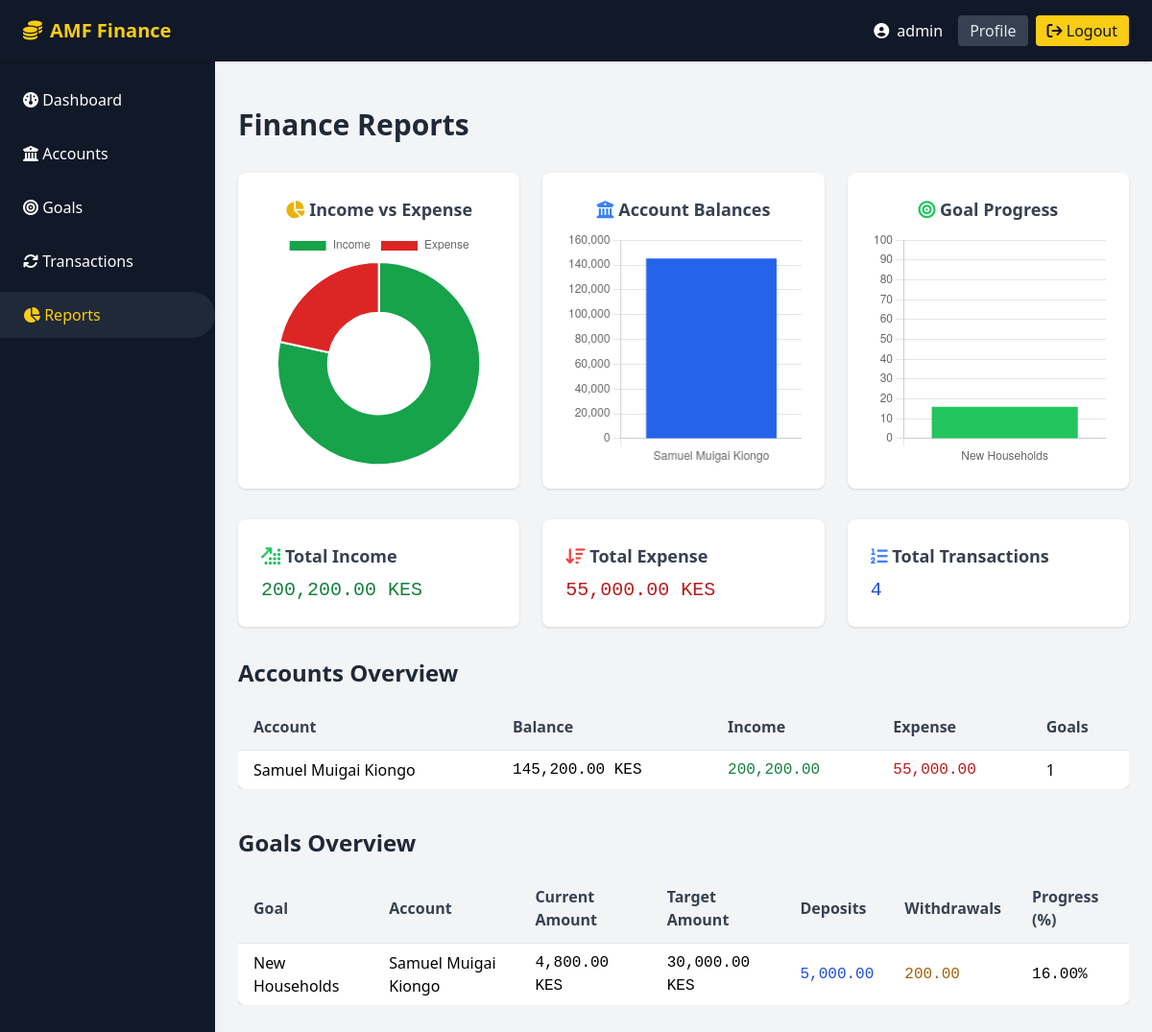
The app's page /reports/ (signed in) with its own data.
### finance/models.py (models this page shows, shortened)
class Account(models.Model):
    user = models.ForeignKey(User, on_delete=models.CASCADE, related_name='accounts')
    name = models.CharField(max_length=100)
    balance = models.DecimalField(max_digits=12, decimal_places=2, default=0)
    created_at = models.DateTimeField(auto_now_add=True)

class Goal(models.Model):
    account = models.ForeignKey(Account, on_delete=models.CASCADE, related_name='goals')
    name = models.CharField(max_length=100)
    target_amount = models.DecimalField(max_digits=12, decimal_places=2)
    current_amount = models.DecimalField(max_digits=12, decimal_places=2, default=0)
    deadline = models.DateField()
    created_at = models.DateTimeField(auto_now_add=True)

### finance/views.py (the view)
# urls.py: path('reports/', views.reports, name='reports'),
@login_required
def reports(request):
    accounts = Account.objects.filter(user=request.user)
    goals = Goal.objects.filter(account__user=request.user)
    transactions = Transaction.objects.filter(account__user=request.user)
    account_summaries = []
    for account in accounts:
        acc_transactions = transactions.filter(account=account)
        acc_income = acc_transactions.filter(type='income').aggregate(total=Sum('amount'))['total'] or 0
        acc_expense = acc_transactions.filter(type='expense').aggregate(total=Sum('amount'))['total'] or 0
        acc_goal_count = account.goals.count()
        account_summaries.append({
            'account': account,
            'income': acc_income,
            'expense': acc_expense,
            'goal_count': acc_goal_count,
            'balance': account.balance,
        })
    goal_summaries = []
    for goal in goals:
        goal_transactions = transactions.filter(goal=goal)
        goal_in = goal_transactions.filter(type='income').aggregate(total=Sum('amount'))['total'] or 0
        goal_out = goal_transactions.filter(type='expense').aggregate(total=Sum('amount'))['total'] or 0
        percent = round(goal.current_amount / goal.target_amount * 100, 2) if goal.target_amount and goal.target_amount > 0 else 0
        goal_summaries.append({
            'goal': goal,
            'account': goal.account,
            'current_amount': goal.current_amount,
            'target_amount': goal.target_amount,
            'deposit': goal_out,
            'withdraw': goal_in,
            'progress_percent': percent,
        })
    total_transactions = transactions.count()
    total_income = transactions.filter(type='income').aggregate(total=Sum('amount'))['total'] or 0
    total_expense = transactions.filter(type='expense').aggregate(total=Sum('amount'))['total'] or 0
    context = {
        'account_summaries': account_summaries,
        'goal_summaries': goal_summaries,
        'total_transactions': total_transactions,
        'total_income': total_income,
        'total_expense': total_expense,
    }
    return render(request, "reports.html", context)

### finance/templates/reports.html (shortened to what this page needs)
{% extends "base.html" %}
{% load humanize %}
{% block content %}
<div class="max-w-7xl mx-auto py-8">
    <h1 class="text-3xl font-bold mb-8 text-gray-800">Finance Reports</h1>
    <div class="grid grid-cols-1 md:grid-cols-3 gap-6 mb-8">
        <div class="bg-white rounded-lg shadow p-6 flex flex-col items-center">
            <h2 class="font-semibold text-lg text-gray-700 mb-2"><i class="fa-solid fa-chart-pie text-yellow-500"></i> Income vs Expense</h2>
            <canvas id="incomeExpenseChart" width="180" height="180"></canvas>
        </div>
        <div class="bg-white rounded-lg shadow p-6 flex flex-col items-center">
            <h2 class="font-semibold text-lg text-gray-700 mb-2"><i class="fa-solid fa-building-columns text-blue-500"></i> Account Balances</h2>
            <canvas id="accountBalanceChart" width="180" height="180"></canvas>
        </div>
        <div class="bg-white rounded-lg shadow p-6 flex flex-col items-center">
            <h2 class="font-semibold text-lg text-gray-700 mb-2"><i class="fa-solid fa-bullseye text-green-500"></i> Goal Progress</h2>
            <canvas id="goalProgressChart" width="180" height="180"></canvas>
        </div>
    </div>
    <div class="grid grid-cols-1 md:grid-cols-3 gap-6 mb-8">
        <div class="bg-white rounded-lg shadow p-6">
            <h2 class="font-semibold text-lg text-gray-700 mb-2"><i class="fa-solid fa-arrow-up-right-dots text-green-500"></i> Total Income</h2>
            <span class="font-mono text-green-700 text-xl">{{ total_income|floatformat:2|intcomma }} KES</span>
        </div>
        <div class="bg-white rounded-lg shadow p-6">
            <h2 class="font-semibold text-lg text-gray-700 mb-2"><i class="fa-solid fa-arrow-down-wide-short text-red-500"></i> Total Expense</h2>
            <span class="font-mono text-red-700 text-xl">{{ total_expense|floatformat:2|intcomma }} KES</span>
        </div>
        <div class="bg-white rounded-lg shadow p-6">
            <h2 class="font-semibold text-lg text-gray-700 mb-2"><i class="fa-solid fa-list-ol text-blue-500"></i> Total Transactions</h2>
            <span class="font-mono text-blue-700 text-xl">{{ total_transactions|intcomma }}</span>
        </div>
    </div>
    <div class="mb-10">
        <h2 class="text-2xl font-semibold text-gray-800 mb-4">Accounts Overview</h2>
        <div class="overflow-x-auto">
            <table class="min-w-full bg-white rounded-lg shadow">
                <thead class="bg-gray-100">
                    <tr>
                        <th class="py-3 px-4 text-left font-semibold text-gray-700">Account</th>
                        <th class="py-3 px-4 text-left font-semibold text-gray-700">Balance</th>
                        <th class="py-3 px-4 text-left font-semibold text-gray-700">Income</th>
                        <th class="py-3 px-4 text-left font-semibold text-gray-700">Expense</th>
                        <th class="py-3 px-4 text-left font-semibold text-gray-700">Goals</th>
                    </tr>
                </thead>
                <tbody>
                {% for summary in account_summaries %}
                    <tr class="border-t">
                        <td class="py-2 px-4">{{ summary.account.name }}</td>
                        <td class="py-2 px-4 font-mono">{{ summary.balance|floatformat:2|intcomma }} KES</td>
                        <td class="py-2 px-4 font-mono text-green-700">{{ summary.income|floatformat:2|intcomma }}</td>
                        <td class="py-2 px-4 font-mono text-red-700">{{ summary.expense|floatformat:2|intcomma }}</td>
                        <td class="py-2 px-4">{{ summary.goal_count }}</td>
                    </tr>
                {% empty %}
                    <tr>
                        <td colspan="5" class="py-4 px-4 text-center text-gray-400">No accounts found.</td>
                    </tr>
                {% endfor %}
                </tbody>
            </table>
        </div>
    </div>
    <div class="mb-10">
        <h2 class="text-2xl font-semibold text-gray-800 mb-4">Goals Overview</h2>
        <div class="overflow-x-auto">
            <table class="min-w-full bg-white rounded-lg shadow">
                <thead class="bg-gray-100">
                    <tr>
                        <th class="py-3 px-4 text-left font-semibold text-gray-700">Goal</th>
                        <th class="py-3 px-4 text-left font-semibold text-gray-700">Account</th>
                        <th class="py-3 px-4 text-left font-semibold text-gray-700">Current Amount</th>
                        <th class="py-3 px-4 text-left font-semibold text-gray-700">Target Amount</th>
                        <th class="py-3 px-4 text-left font-semibold text-gray-700">Deposits</th>
                        <th class="py-3 px-4 text-left font-semibold text-gray-700">Withdrawals</th>
                        <th class="py-3 px-4 text-left font-semibold text-gray-700">Progress (%)</th>
                    </tr>
                </thead>
                <tbody>
                {% for summary in goal_summaries %}
                    <tr class="border-t">
                        <td class="py-2 px-4">{{ summary.goal.name }}</td>
                        <td class="py-2 px-4">{{ summary.account.name }}</td>
                        <td class="py-2 px-4 font-mono">{{ summary.current_amount|floatformat:2|intcomma }} KES</td>
                        <td class="py-2 px-4 font-mono">{{ summary.target_amount|floatformat:2|intcomma }} KES</td>
                        <td class="py-2 px-4 font-mono text-blue-700">{{ summary.deposit|floatformat:2|intcomma }}</td>
                        <td class="py-2 px-4 font-mono text-yellow-700">{{ summary.withdraw|floatformat:2|intcomma }}</td>
                        <td class="py-2 px-4 font-mono">{{ summary.progress_percent|floatformat:2 }}%</td>
                    </tr>
                {% empty %}
                    <tr>
                        <td colspan="7" class="py-4 px-4 text-center text-gray-400">No goals found.</td>
                    </tr>
                {% endfor %}
                </tbody>
            </table>
        </div>
    </div>
</div>
{% endblock %}
{% block extra_js %}
<script>
    const totalIncome = {{ total_income|floatformat:2 }};
    const totalExpense = {{ total_expense|floatformat:2 }};
    const accountNames = [{% for summary in account_summaries %}"{{ summary.account.name }}"{% if not forloop.last %},{% endif %}{% endfor %}];
    const accountBalances = [{% for summary in account_summaries %}{{ summary.balance|floatformat:2 }}{% if not forloop.last %},{% endif %}{% endfor %}];
    const goalNames = [{% for summary in goal_summaries %}"{{ summary.goal.name }}"{% if not forloop.last %},{% endif %}{% endfor %}];
    const goalProgress = [{% for summary in goal_summaries %}{{ summary.progress_percent|floatformat:2 }}{% if not forloop.last %},{% endif %}{% endfor %}];
    new Chart(document.getElementById('incomeExpenseChart'), {
        type: 'doughnut',
        data: {
            labels: ['Income', 'Expense'],
            datasets: [{
                data: [totalIncome, totalExpense],
                backgroundColor: ['#16a34a', '#dc2626'],
            }]
        },
        options: { plugins: { legend: { display: true } } }
    });
    new Chart(document.getElementById('accountBalanceChart'), {
        type: 'bar',
        data: {
            labels: accountNames,
            datasets: [{
                label: 'Balance (KES)',
                data: accountBalances,
                backgroundColor: '#2563eb'
            }]
        },
        options: { plugins: { legend: { display: false } }, scales: { y: { beginAtZero: true } } }
    });
    new Chart(document.getElementById('goalProgressChart'), {
        type: 'bar',
        data: {
            labels: goalNames,
            datasets: [{
                label: 'Progress (%)',
                data: goalProgress,
                backgroundColor: '#22c55e'
            }]
        },
        options: { plugins: { legend: { display: false } }, scales: { y: { beginAtZero: true, max: 100 } } }
    });
</script>
{% endblock %}

### finance/templates/base.html (shortened to what this page needs)
<!DOCTYPE html>
<html lang="en">
<head>
    <script src="https://cdn.tailwindcss.com"></script>
    <link rel="stylesheet" href="https://cdnjs.cloudflare.com/ajax/libs/font-awesome/6.4.2/css/all.min.css">
</head>
<body class="bg-gray-100 min-h-screen overflow-hidden">
    <header class="fixed top-0 left-0 w-full h-16 bg-gray-900 text-white flex items-center z-50 shadow">
        <div class="flex items-center h-full px-6">
            <a href="{% url 'dashboard' %}" class="text-yellow-400 font-bold text-xl flex items-center gap-2">
                <i class="fa-solid fa-coins"></i> <span class="hidden sm:inline">AMF Finance</span>
            </a>
        </div>
        <div class="ml-auto flex items-center h-full px-6">
            {% if user.is_authenticated %}
                <span class="mr-4 flex items-center"><i class="fa-solid fa-user-circle mr-2"></i> {{ user.username }}</span>
                <a href="{% url 'profile' %}" class="mr-2 py-1 px-3 bg-gray-700 rounded text-gray-200 hover:bg-yellow-400 hover:text-gray-900 transition">Profile</a>
                <form action="{% url 'logout' %}" method="post" class="inline-block">
                    <button type="submit" class="py-1 px-3 bg-yellow-400 text-gray-900 rounded hover:bg-yellow-300 transition">
                        <i class="fa-solid fa-arrow-right-from-bracket"></i> Logout
                    </button>
                </form>
            {% else %}
                <a class="py-1 px-3 bg-green-600 text-white rounded hover:bg-green-500 transition" href="{% url 'login' %}">
                    <i class="fa-solid fa-sign-in-alt"></i> Login
                </a>
            {% endif %}
        </div>
    </header>
    <aside class="fixed top-16 left-0 h-[calc(100vh-4rem)] w-56 bg-gray-900 text-white z-40 flex flex-col shadow-lg">
        <nav class="flex-1 mt-4">
            <ul class="space-y-2">
                <li>
                    <a href="{% url 'dashboard' %}" class="block px-6 py-3 rounded-r-full transition
                        {% if request.resolver_match.url_name == 'dashboard' %}bg-gray-800 text-yellow-400{% else %}hover:bg-gray-800 hover:text-yellow-400{% endif %}">
                        <i class="fa-solid fa-gauge"></i> Dashboard
                    </a>
                </li>
                <li>
                    <a href="{% url 'account-list' %}" class="block px-6 py-3 rounded-r-full transition
                        {% if request.resolver_match.url_name == 'account-list' %}bg-gray-800 text-yellow-400{% else %}hover:bg-gray-800 hover:text-yellow-400{% endif %}">
                        <i class="fa-solid fa-building-columns"></i> Accounts
                    </a>
                </li>
                <li>
                    <a href="{% url 'goal-list' %}" class="block px-6 py-3 rounded-r-full transition
                        {% if request.resolver_match.url_name == 'goal-list' %}bg-gray-800 text-yellow-400{% else %}hover:bg-gray-800 hover:text-yellow-400{% endif %}">
                        <i class="fa-solid fa-bullseye"></i> Goals
                    </a>
                </li>
                <li>
                    <a href="{% url 'transaction-list' %}" class="block px-6 py-3 rounded-r-full transition
                        {% if request.resolver_match.url_name == 'transaction-list' %}bg-gray-800 text-yellow-400{% else %}hover:bg-gray-800 hover:text-yellow-400{% endif %}">
                        <i class="fa-solid fa-arrows-rotate"></i> Transactions
                    </a>
                </li>
                <li>
                    <a href="{% url 'reports' %}" class="block px-6 py-3 rounded-r-full transition
                        {% if request.resolver_match.url_name == 'reports' %}bg-gray-800 text-yellow-400{% else %}hover:bg-gray-800 hover:text-yellow-400{% endif %}">
                        <i class="fa-solid fa-chart-pie"></i> Reports
                    </a>
                </li>
            </ul>
        </nav>
    </aside>
    <main class="ml-56 pt-20 px-6 h-[calc(100vh-4rem)] overflow-y-auto">
        <div class="max-w-7xl mx-auto">
            {% block content %}
            {% endblock %}
        </div>
    </main>
    {% block extra_js %}{% endblock %}
</body>
</html>

### records on screen
Account: account.name "Samuel Muigai Kiongo", balance "145,200.00", income "200,200.00", expense "55,000.00", goal_count "1"
Goal: goal.name "New Households", account.name "Samuel Muigai Kiongo", current_amount "4,800.00", target_amount "30,000.00", deposit "5,000.00", withdraw "200.00", progress_percent "16.00"

### other values on screen
{{ user.username }} "admin"
{{ total_income|floatformat:2|intcomma }} "200,200.00"
{{ total_expense|floatformat:2|intcomma }} "55,000.00"
{{ total_transactions|intcomma }} "4"
chart data {{ total_income|floatformat:2 }} 200200.00
chart data {{ total_expense|floatformat:2 }} 55000.00
chart data {{ summary.account.name }} Samuel Muigai Kiongo
chart data {{ summary.balance|floatformat:2 }} 145200.00
